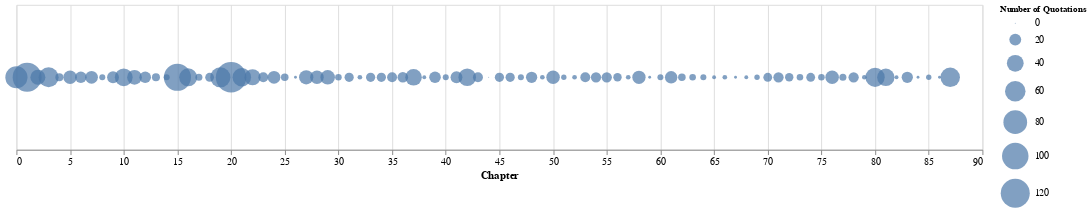

The code cell stored with this chart in its notebook:
### Code cell
# Redo chart with horizontal labels
alt.Chart(quotationsPerChapter).mark_circle().encode(x=alt.X('Chapter:Q', axis=alt.Axis(title="Chapter", tickMinStep=5,
                                       labelOverlap=False,labelAngle=0)), 
size=alt.Size('Number of Quotations:Q', scale=alt.Scale(range=[1, 1000]))).properties(width=1000,height=150).configure_legend(
    titleFontSize=9,
    labelFontSize=10
)

### Figure 1 — Vega-Lite specification as saved in the notebook (floating-point values rounded to 4 significant figures)
{"config": {"view": {"continuousWidth": 400, "continuousHeight": 300}, "legend": {"labelFontSize": 10, "titleFontSize": 9}}, "data": {"name": "data-b6fb46e19ee39a92f8faad0a6b408c5f"}, "mark": "circle", "encoding": {"size": {"type": "quantitative", "field": "Number of Quotations", "scale": {"range": [1, 1000]}}, "x": {"type": "quantitative", "axis": {"labelAngle": 0, "labelOverlap": false, "tickMinStep": 5, "title": "Chapter"}, "field": "Chapter"}}, "height": 150, "width": 1000, "$schema": "https://vega.github.io/schema/vega-lite/v4.8.1.json", "datasets": {"data-b6fb46e19ee39a92f8faad0a6b408c5f": [{"Number of Quotations": 70, "Chapter": 0}, {"Number of Quotations": 119, "Chapter": 1}, {"Number of Quotations": 32, "Chapter": 2}, {"Number of Quotations": 57, "Chapter": 3}, {"Number of Quotations": 9, "Chapter": 4}, {"Number of Quotations": 26, "Chapter": 5}, {"Number of Quotations": 19, "Chapter": 6}, {"Number of Quotations": 23, "Chapter": 7}, {"Number of Quotations": 5, "Chapter": 8}, {"Number of Quotations": 20, "Chapter": 9}, {"Number of Quotations": 45, "Chapter": 10}, {"Number of Quotations": 31, "Chapter": 11}, {"Number of Quotations": 19, "Chapter": 12}, {"Number of Quotations": 9, "Chapter": 13}, {"Number of Quotations": 5, "Chapter": 14}, {"Number of Quotations": 105, "Chapter": 15}, {"Number of Quotations": 46, "Chapter": 16}, {"Number of Quotations": 7, "Chapter": 17}, {"Number of Quotations": 11, "Chapter": 18}, {"Number of Quotations": 58, "Chapter": 19}, {"Number of Quotations": 133, "Chapter": 20}, {"Number of Quotations": 49, "Chapter": 21}, {"Number of Quotations": 37, "Chapter": 22}, {"Number of Quotations": 14, "Chapter": 23}, {"Number of Quotations": 23, "Chapter": 24}, {"Number of Quotations": 8, "Chapter": 25}, {"Number of Quotations": 1, "Chapter": 26}, {"Number of Quotations": 29, "Chapter": 27}, {"Number of Quotations": 26, "Chapter": 28}, {"Number of Quotations": 30, "Chapter": 29}, {"Number of Quotations": 6, "Chapter": 30}, {"Number of Quotations": 12, "Chapter": 31}, {"Number of Quotations": 3, "Chapter": 32}, {"Number of Quotations": 12, "Chapter": 33}, {"Number of Quotations": 12, "Chapter": 34}, {"Number of Quotations": 14, "Chapter": 35}, {"Number of Quotations": 16, "Chapter": 36}, {"Number of Quotations": 39, "Chapter": 37}, {"Number of Quotations": 2, "Chapter": 38}, {"Number of Quotations": 19, "Chapter": 39}, {"Number of Quotations": 5, "Chapter": 40}, {"Number of Quotations": 20, "Chapter": 41}, {"Number of Quotations": 44, "Chapter": 42}, {"Number of Quotations": 14, "Chapter": 43}, {"Number of Quotations": 0, "Chapter": 44}, {"Number of Quotations": 12, "Chapter": 45}, {"Number of Quotations": 12, "Chapter": 46}, {"Number of Quotations": 5, "Chapter": 47}, {"Number of Quotations": 18, "Chapter": 48}, {"Number of Quotations": 3, "Chapter": 49}, {"Number of Quotations": 26, "Chapter": 50}, {"Number of Quotations": 4, "Chapter": 51}, {"Number of Quotations": 3, "Chapter": 52}, {"Number of Quotations": 14, "Chapter": 53}, {"Number of Quotations": 15, "Chapter": 54}, {"Number of Quotations": 15, "Chapter": 55}, {"Number of Quotations": 10, "Chapter": 56}, {"Number of Quotations": 3, "Chapter": 57}, {"Number of Quotations": 25, "Chapter": 58}, {"Number of Quotations": 1, "Chapter": 59}, {"Number of Quotations": 5, "Chapter": 60}, {"Number of Quotations": 22, "Chapter": 61}, {"Number of Quotations": 8, "Chapter": 62}, {"Number of Quotations": 6, "Chapter": 63}, {"Number of Quotations": 5, "Chapter": 64}, {"Number of Quotations": 2, "Chapter": 65}, {"Number of Quotations": 3, "Chapter": 66}, {"Number of Quotations": 1, "Chapter": 67}, {"Number of Quotations": 2, "Chapter": 68}, {"Number of Quotations": 4, "Chapter": 69}, {"Number of Quotations": 11, "Chapter": 70}, {"Number of Quotations": 15, "Chapter": 71}, {"Number of Quotations": 10, "Chapter": 72}, {"Number of Quotations": 6, "Chapter": 73}, {"Number of Quotations": 11, "Chapter": 74}, {"Number of Quotations": 6, "Chapter": 75}, {"Number of Quotations": 26, "Chapter": 76}, {"Number of Quotations": 7, "Chapter": 77}, {"Number of Quotations": 15, "Chapter": 78}, {"Number of Quotations": 3, "Chapter": 79}, {"Number of Quotations": 53, "Chapter": 80}, {"Number of Quotations": 43, "Chapter": 81}, {"Number of Quotations": 2, "Chapter": 82}, {"Number of Quotations": 18, "Chapter": 83}, {"Number of Quotations": 1, "Chapter": 84}, {"Number of Quotations": 4, "Chapter": 85}, {"Number of Quotations": 1, "Chapter": 86}, {"Number of Quotations": 54, "Chapter": 87}]}}
